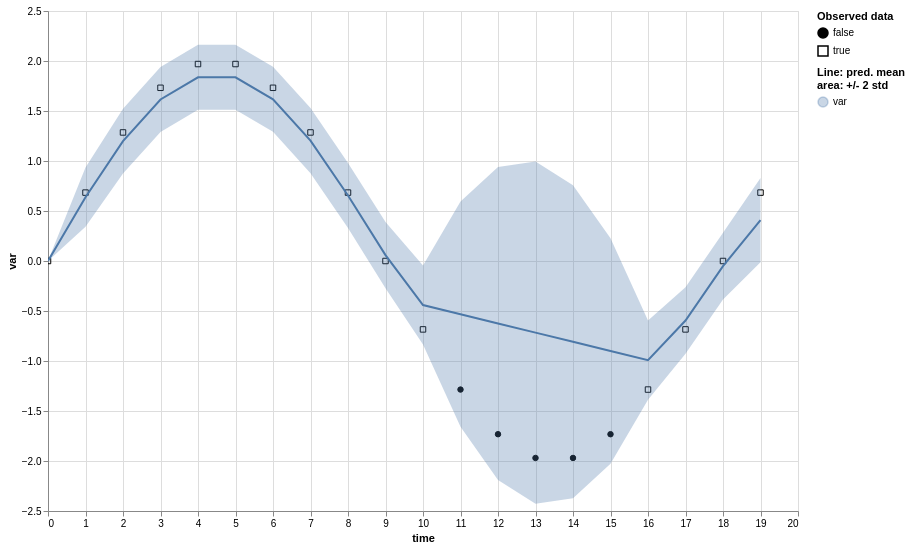

Vega-Lite specification for this chart:
### Vega-Lite specification from a JSON file in a GitHub repository (floating-point values rounded to 4 significant figures)
{"$schema": "https://vega.github.io/schema/vega-lite/v5.2.0.json", "config": {"view": {"continuousHeight": 300, "continuousWidth": 400}}, "data": {"name": "data-1c2486242e265195fc2ef73359469fcb"}, "datasets": {"data-1c2486242e265195fc2ef73359469fcb": [{"err_high": 0.003293, "err_low": -0.000728, "is_present": true, "mean": 0.001282, "std": 0.001005, "time": 0, "value": 0.0, "variable": "var"}, {"err_high": 0.9352, "err_low": 0.3413, "is_present": true, "mean": 0.6383, "std": 0.1485, "time": 1, "value": 0.684, "variable": "var"}, {"err_high": 1.522, "err_low": 0.8761, "is_present": true, "mean": 1.199, "std": 0.1614, "time": 2, "value": 1.286, "variable": "var"}, {"err_high": 1.94, "err_low": 1.29, "is_present": true, "mean": 1.615, "std": 0.1626, "time": 3, "value": 1.732, "variable": "var"}, {"err_high": 2.162, "err_low": 1.511, "is_present": true, "mean": 1.837, "std": 0.1627, "time": 4, "value": 1.97, "variable": "var"}, {"err_high": 2.163, "err_low": 1.512, "is_present": true, "mean": 1.837, "std": 0.1627, "time": 5, "value": 1.97, "variable": "var"}, {"err_high": 1.942, "err_low": 1.291, "is_present": true, "mean": 1.617, "std": 0.1627, "time": 6, "value": 1.732, "variable": "var"}, {"err_high": 1.529, "err_low": 0.8785, "is_present": true, "mean": 1.204, "std": 0.1627, "time": 7, "value": 1.286, "variable": "var"}, {"err_high": 0.9812, "err_low": 0.3294, "is_present": true, "mean": 0.6553, "std": 0.163, "time": 8, "value": 0.684, "variable": "var"}, {"err_high": 0.3903, "err_low": -0.2729, "is_present": true, "mean": 0.05871, "std": 0.1658, "time": 9, "value": -1.748e-07, "variable": "var"}, {"err_high": -0.04409, "err_low": -0.836, "is_present": true, "mean": -0.44, "std": 0.198, "time": 10, "value": -0.684, "variable": "var"}, {"err_high": 0.5945, "err_low": -1.659, "is_present": false, "mean": -0.5321, "std": 0.5633, "time": 11, "value": -1.286, "variable": "var"}, {"err_high": 0.9408, "err_low": -2.189, "is_present": false, "mean": -0.6241, "std": 0.7825, "time": 12, "value": -1.732, "variable": "var"}, {"err_high": 0.9949, "err_low": -2.427, "is_present": false, "mean": -0.7161, "std": 0.8555, "time": 13, "value": -1.97, "variable": "var"}, {"err_high": 0.7567, "err_low": -2.373, "is_present": false, "mean": -0.8082, "std": 0.7825, "time": 14, "value": -1.97, "variable": "var"}, {"err_high": 0.2264, "err_low": -2.027, "is_present": false, "mean": -0.9002, "std": 0.5633, "time": 15, "value": -1.732, "variable": "var"}, {"err_high": -0.5962, "err_low": -1.388, "is_present": true, "mean": -0.9923, "std": 0.198, "time": 16, "value": -1.286, "variable": "var"}, {"err_high": -0.2631, "err_low": -0.9278, "is_present": true, "mean": -0.5955, "std": 0.1662, "time": 17, "value": -0.684, "variable": "var"}, {"err_high": 0.2835, "err_low": -0.3855, "is_present": true, "mean": -0.05102, "std": 0.1672, "time": 18, "value": 3.497e-07, "variable": "var"}, {"err_high": 0.8304, "err_low": -0.01364, "is_present": true, "mean": 0.4084, "std": 0.211, "time": 19, "value": 0.684, "variable": "var"}]}, "params": [{"bind": "scales", "name": "param_11", "select": {"encodings": ["x"], "type": "interval"}, "views": ["view_3"]}], "vconcat": [{"hconcat": [{"height": 500, "layer": [{"encoding": {"fill": {"field": "is_present", "legend": {"title": ["Observed data"]}, "scale": {"range": ["black", "#ffffff00"]}, "type": "nominal"}, "shape": {"field": "is_present", "type": "nominal"}, "x": {"axis": {"domain": true, "labels": true, "ticks": true, "title": "time"}, "field": "time", "type": "quantitative"}, "y": {"field": "value", "scale": {"zero": false}, "title": "var", "type": "quantitative"}}, "mark": {"color": "black", "fillOpacity": 1, "strokeWidth": 1, "type": "point"}}, {"encoding": {"color": {"field": "variable", "legend": {"title": ["Line: pred. mean", "area: +/- 2 std"]}, "type": "nominal"}, "x": {"field": "time", "type": "quantitative"}, "y": {"field": "err_low", "scale": {"zero": false}, "title": "var", "type": "quantitative"}, "y2": {"field": "err_high"}}, "mark": "errorband", "name": "view_3"}, {"encoding": {"color": {"field": "variable", "type": "nominal"}, "x": {"field": "time", "type": "quantitative"}, "y": {"field": "mean", "scale": {"zero": false}, "title": "var", "type": "quantitative"}}, "mark": "line"}], "title": "", "width": 750}]}]}
